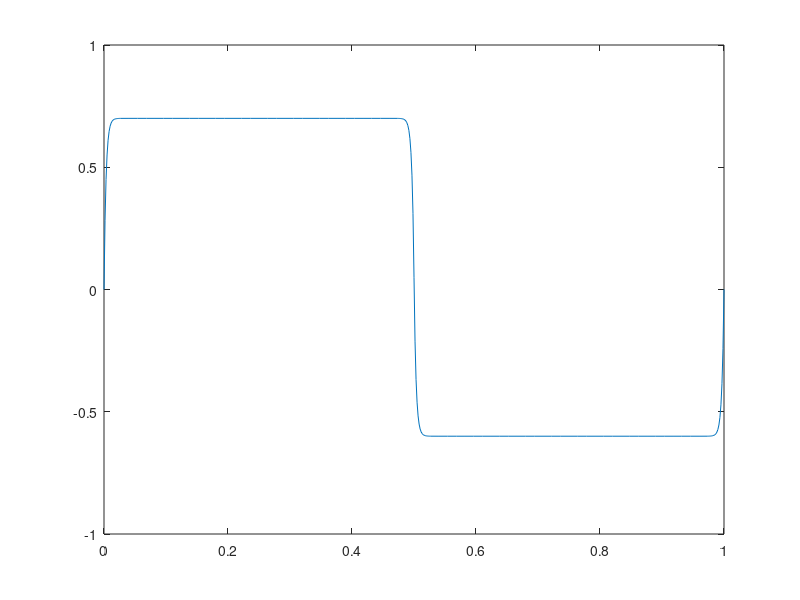

This figure's MATLAB source:
clc
clear all
format short

for ep_counter=1:5
    e=10^(-(ep_counter));
 for N_counter=1:2
     N=8^(N_counter);
  d=1/2;   
     sig1=min(d/4,2*sqrt(e)*log(N));
     sig2=min((1-d)/4,2*sqrt(e)*log(N));
     %sig1=min(1/8,sqrt(e)*log(N));
     %sig2=min(1/8,sqrt(e)*log(N));
     
for i=1:(N/8)
    h(i)=(8*sig1)/N;
end
for i=(N/8)+1:3*N/8
    h(i)=4*(d-2*sig1)/N;
 end
for i=(3*N/8)+1:N/2
    h(i)=(8*sig1)/N;
end

for i=N/2+1:5*(N/8)
    h(i)=(8*sig2)/N;
end
for i=(5*N/8)+1:7*N/8
    h(i)=4*((1-d)-2*sig2)/N;
 end
for i=(7*N/8)+1:N
    h(i)=(8*sig2)/N;
end

 for i=1:N
    x(1)=0;
    x(i+1)=x(i)+h(i);
 end
 for l=1:2 
     if (l==2)
         N=2*N;
         sig1=min(d/4,2*sqrt(e)*log(N/2));
     sig2=min((1-d)/4,2*sqrt(e)*log(N/2));
 
 for i=1:(N/8)
    h(i)=(8*sig1)/N;
end
for i=(N/8)+1:3*N/8
    h(i)=4*(d-2*sig1)/N;
 end
for i=(3*N/8)+1:N/2
    h(i)=(8*sig1)/N;
end

for i=N/2+1:5*(N/8)
    h(i)=(8*sig2)/N;
end
for i=(5*N/8)+1:7*N/8
    h(i)=4*((1-d)-2*sig2)/N;
 end
for i=(7*N/8)+1:N
    h(i)=(8*sig2)/N;
end

 for i=1:N
    x(1)=0;
    x(i+1)=x(i)+h(i);
end
     end
A=zeros(N-1);
U=zeros(N+1,1);
D=zeros(N-1,1);

  U(1)=0;
  U(N+1)=0;
for i=1:N/2-1
     f(i)=0.7;
end 
 for i=N/2+1:N
     f(i)=-0.6;
end 
% for i=1:N/2
%      b(i)=(1+x(i)^2);
% end 
%  for i=N/2+1:N
%      b(i)=(2+x(i)^3);
% end

 for i=2:N/2-1
     A(i,i-1)=-2*e/((h(i)+h(i+1))*h(i));
     A(i,i)=2*e/(h(i)*h(i+1))+1;
     A(i,i+1)=-2*e/((h(i)+h(i+1))*h(i+1));
 end
 
 for i=N/2+1:N-2
     A(i,i-1)=-2*e/((h(i)+h(i+1))*h(i));
     A(i,i)=2*e/(h(i)*h(i+1))+1;
     A(i,i+1)=-2*e/((h(i)+h(i+1))*h(i+1));
 end
 
 i=1;
       A(i,i)=2*e/(h(i)*h(i+1))+1;
     A(i,i+1)=-2*e/((h(i)+h(i+1))*h(i+1));
 
  i=N/2;
     A(i,i-1)=1/h(i);
     A(i,i)=-(1/h(i)+1/h(i+1));
     A(i,i+1)=1/h(i+1);   
     
     
 i=N-1;   
     A(i,i-1)=-2*e/((h(i)+h(i+1))*h(i));
     A(i,i)=2*e/(h(i)*h(i+1))+1;

 for i=1:N/2-1
     D(i)=f(i);
 end
 for i=N/2+1:N-1
     D(i)=f(i);
 end
 i=N/2;
 D(i)=0;
%  if(i~=1 && i~=N-1)
%         if(i~=N/2)
%              D(i)=f(i+1);
%  %B(k,1)=-9;
%         end
%         if(i==N/2)
%             D(i)=0;
%         end
%      end
%      if(i==1)
%          D(i)=f(i+1);
%      end
%      if(i==N-1)
%         D(i)=f(i+1);
%      end
 U(2:N,1)=inv(A)*D;
if (l==1)
 U_pre=U;
else
    err=abs(U(1:2:N+1)-U_pre);
    max_err=max(err);
end

 end
  error(ep_counter,N_counter)=max_err;
 end

 end

for j=1:ep_counter
    for i=1:N_counter-1
         cnv(j,i)=log2(error(j,i)/error(j,i+1));
    end
end
plot(x,U)
 error
 cnv
